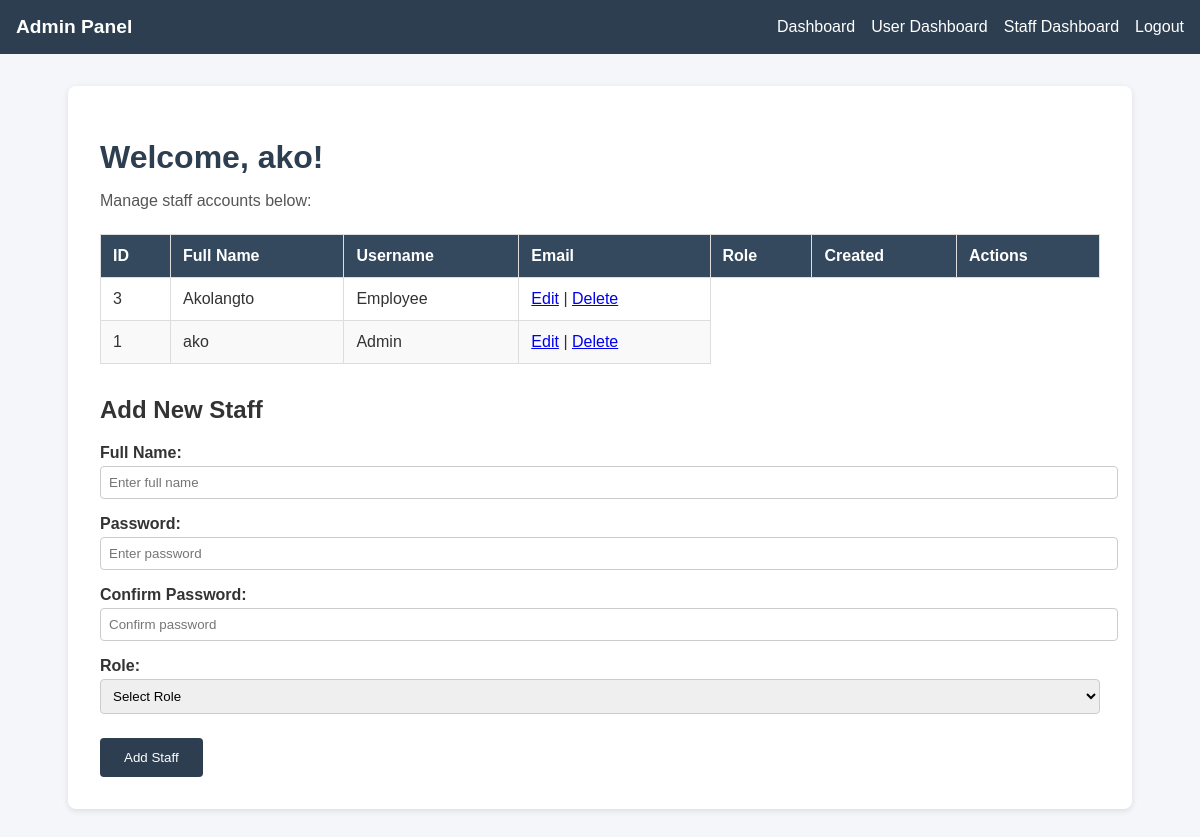
The app's page /Admin/adminmanage.php (signed in), older data.
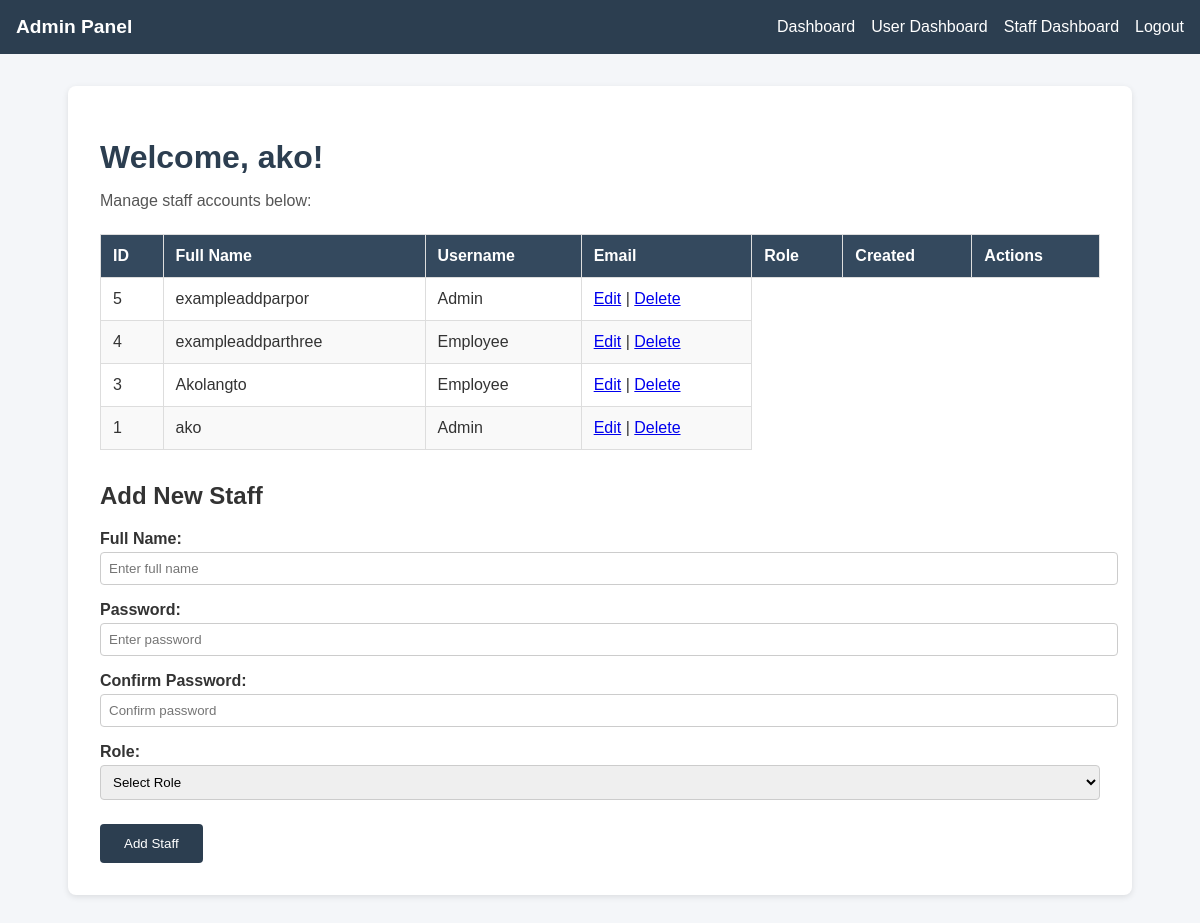
The same page, newer data.
### tables this page shows
CREATE TABLE `staff` (
  `employee_number` int(11) NOT NULL,
  `employee_name` varchar(100) NOT NULL,
  `password_hash` varchar(255) NOT NULL,
  `role` enum('Admin','Employee') DEFAULT 'Employee'
);

### Admin/adminmanage.php (the view, shortened to what this page needs)
<?php
$host = "localhost";
$dbname = "resortreservation";
$username = "root";
$password = "";
try {
    $pdo = new PDO("mysql:host=$host;dbname=$dbname;charset=utf8", $username, $password);
    $pdo->setAttribute(PDO::ATTR_ERRMODE, PDO::ERRMODE_EXCEPTION);
} catch (PDOException $e) {
    die("DB Connection failed: " . $e->getMessage());
}
$stmt = $pdo->query("SELECT * FROM staff ORDER BY employee_number DESC");
$staff = $stmt->fetchAll(PDO::FETCH_ASSOC);
?>
<!DOCTYPE html>
<html lang="en">
<head>
    <link rel="stylesheet" href="css/admincss.css">
</head>
<body>
<div class="navbar">
    <a href="admin_dashboard.php" class="logo">Admin Panel</a>
    <ul>
        <li><a href="admin_dashboard.php">Dashboard</a></li>
        <li><a href="manage_users.php">User Dashboard</a></li>
        <li><a href="manage_staff.php">Staff Dashboard</a></li>
        <li><a href="logout.php">Logout</a></li>
    </ul>
</div>
<div class="form">
    <h1>Welcome, <?php echo htmlspecialchars($_SESSION['employee_name']); ?>!</h1>
    <p>Manage staff accounts below:</p>
    <table class="reservation-table">
        <thead>
            <tr>
                <th>ID</th>
                <th>Full Name</th>
                <th>Username</th>
                <th>Email</th>
                <th>Role</th>
                <th>Created</th>
                <th>Actions</th>
            </tr>
        </thead>
        <tbody>
            <?php foreach ($staff as $s): ?>
            <tr>
                <td data-label="employee_number"><?php echo $s['employee_number']; ?></td>
                <td data-label="employee_name"><?php echo htmlspecialchars($s['employee_name']); ?></td>
                <td data-label="Role"><?php echo $s['role']; ?></td>
                <td>
                    <a href="update_staff.php?id=<?php echo $s['employee_number']; ?>">Edit</a> |
                    <a href="delete_staff.php?id=<?php echo $s['employee_number']; ?>" onclick="return confirm('Delete this staff account?')">Delete</a>
                </td>
            </tr>
            <?php endforeach; ?>
        </tbody>
    </table>
<h2>Add New Staff</h2>
<form action="create_staff.php" method="POST">
    <label>Full Name:</label>
    <input type="text" name="employee_name" required placeholder="Enter full name">
    <label>Password:</label>
    <input type="password" name="password" required placeholder="Enter password">
    <label>Confirm Password:</label>
    <input type="password" name="confirm_password" required placeholder="Confirm password">
    <label>Role:</label>
    <select name="role" required>
    <option value="">Select Role</option>
</select>
    <button type="submit" class="loginbtn">Add Staff</button>
</form>
</div>
</body>
</html>

Row changes from the older to the newer data that the page shows:
added staff: employee_number "5", employee_name "exampleaddparpor", role "Admin"
added staff: employee_number "4", employee_name "exampleaddparthree", role "Employee"
